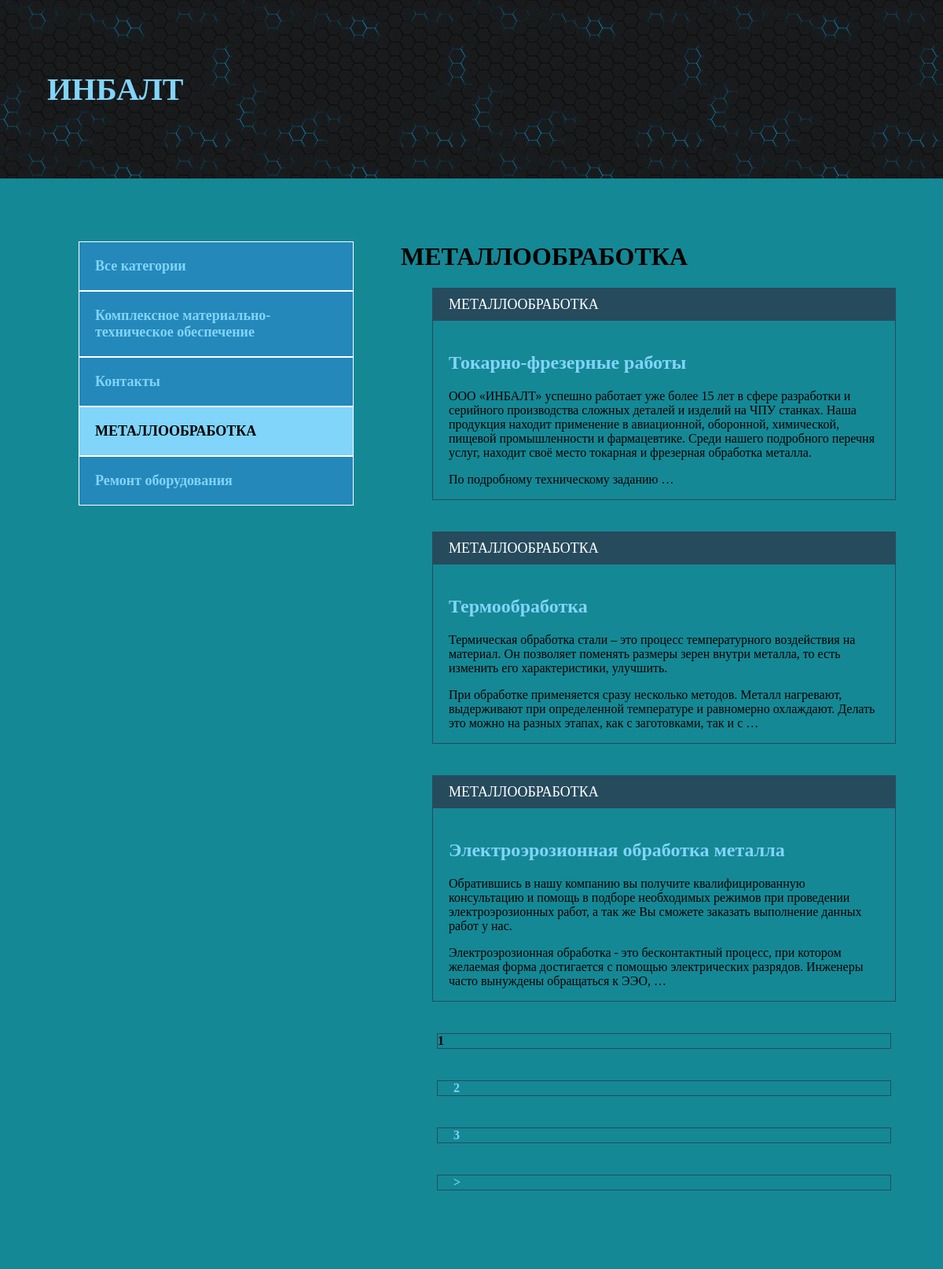
Screenshot of /category/METALWORKING/ with the database file from the repository.
### blog/models.py (models this page shows, shortened)
class Category(models.Model):
    name = models.CharField(max_length=255, verbose_name='Категория')
    slug = models.SlugField(max_length=255, unique=True, verbose_name='URL')
    def __str__(self):
        return self.name
    def get_absolute_url(self):
        return reverse('category', kwargs={'cat_slug': self.slug})
    class Meta:
        verbose_name = "Категорию"
        verbose_name_plural = "Категории"

class Blog(models.Model):
    title = models.CharField(max_length=255, verbose_name='Название')
    slug = models.SlugField(max_length=255, unique=True, verbose_name='URL')
    content = models.TextField(blank=True, verbose_name='Контент')
    photo = models.ImageField(upload_to="photos/%Y/%m/%d/", blank=True, verbose_name='Фото')
    time_created = models.DateTimeField(auto_now_add=True, verbose_name='Дата публикации')
    time_update = models.DateTimeField(auto_now=True, verbose_name='Дата обновления')
    is_published = models.BooleanField(default=True, verbose_name='Опубликовано')
    cat = models.ForeignKey('Category', on_delete=models.PROTECT, verbose_name='Категория')
    def get_absolute_url(self):
        return reverse('post', kwargs={'post_slug': self.slug})
    class Meta:
        verbose_name = "Новость"
        verbose_name_plural = "Новости"
        ordering = ['-time_created']

### blog/views.py (the view)
# urls.py: path('category/<slug:cat_slug>/', BlogCategory.as_view(), name='category'),
class BlogCategory(DataMixin, ListView):
    model = Blog
    template_name = "blog/index.html"
    context_object_name = 'posts'
    allow_empty = False
    def get_queryset(self):
        return Blog.objects.filter(cat__slug=self.kwargs['cat_slug'], is_published=True).select_related('cat')
    def get_context_data(self, *, object_list=None, **kwargs):
        context = super().get_context_data(**kwargs)
        c = Category.objects.get(slug=self.kwargs['cat_slug'])
        c_def = self.get_user_context(title='' + str(c.name), cat_selected=c.pk)
        return dict(list(context.items()) + list(c_def.items()))

### blog/utils.py (called while the page is built)
    def get_user_context(self, **kwargs):
        context = kwargs
        cats = Category.objects.annotate(Count('blog'))
        user_menu = menu.copy()
        if not self.request.user.is_authenticated:
            user_menu.pop(0)
        context['menu'] = user_menu
        context['cats'] = cats
        if 'cat_selected' not in context:
            context['cat_selected'] = 0
        return context

### blog/templates/blog/index.html (shortened to what this page needs)
{% extends 'blog/base.html' %}
{% block content %}
{% load static %}
<h1>{{ title }}</h1>
<ul>
    {% for p in posts %}
    <li>
        <p class="first">{{ p.cat }}</p>
        <div class="text">
            <h2><a href="{{ p.get_absolute_url }}">{{ p.title }}</a></h2>
            <p>{{ p.content|safe|truncatewords:50 }}</p>
        </div>
    </li>
    {% endfor %}
</ul>
{% endblock %}

### blog/templates/blog/base.html (shortened to what this page needs)
<!DOCTYPE html>
{% load blog_tags %}
{% load static %}
<html lang="en">
<head>
    <link rel="stylesheet" href="{% static 'css/style.css' %}">
</head>
<body>
    <div class="header">
        <div class="wrap">
          <ul class="mainmenu">
              <li class="ИНБАЛТ"><a href="{% url 'index' %}"><h1>ИНБАЛТ</h1></a></li>
          </ul>
        </div>
    </div>
    <div class="content">
        <div class="wrap">
          <div class="sidebar">
                <ul>
                    {% if cat_selected == 0 %}
                    <li class="selected">Все категории</li>
                    {% else %}
                    <li><a href="{% url 'index' %}">Все категории</a></li>
                    {% endif %}
                    {% for c in cats %}
                        {% if c.blog__count > 0 %}
                            {% if c.pk == cat_selected %}
                            <li class="selected">{{ c.name }}</li>
                            {% else %}
                            <li><a href="{{ c.get_absolute_url }}">{{ c.name }}</a></li>
                            {% endif %}
                        {% endif %}
                    {% endfor %}
                </ul>
          </div>
          <div class="main">
              {% block content %}
              {% endblock %}
              {% if page_obj.has_other_pages %}
              <div>
                  <ul class="List-pages">
                      {% for p in paginator.page_range %}
                            {% if page_obj.number == p %}
                            <li class="page-num page-num-selected">{{ p }}</li>
                            {% elif p >= page_obj.number|add:-2 and p <= page_obj.number|add:2 %}
                            <li class="page-num">
                                <a href="?page={{ p }}">{{ p }}</a>
                            </li>
                            {% endif %}
                      {% endfor %}
                      {% if page_obj.has_next %}
                      <li class="page-num">
                          <a href="?page={{ page_obj.next_page_number }}">&gt;</a>
                      </li>
                      {% endif %}
                  </ul>
              </div>
              {% endif %}
          </div>
        </div>
    </div>
</body>

### blog/static/css/style.css (style rules this page uses)
body { margin: 0; padding: 0; background: url(static/blog/Phon.jpg); background-attachment: fixed; font-family: Times New Roman, Geneva, Tahoma, sans-serif; }
.wrap { max-width: 1400px; margin: 0 auto; text-decoration: #134c69; }
.content .wrap { background: #158895; padding: 60px; box-sizing: border-box; display: flex; }
ul { list-style: none; }
a { color: #81d4fa; text-decoration: none; padding: 20px; }
.header { background: #6b616108; padding: 20px; }
.mainmenu { display: flex; align-items: center; font-size: 20px; font-weight: bold; justify-content: space-between; }
.sidebar ul { width: 350px; margin-right: 60px; margin-top: 20px; }
.sidebar a { padding: 20px; display: block; border: 1px solid #FFF; background: #2488ba; font-weight: bold; font-size: 18px; }
.selected { font-size: 18px; padding: 20px; border: 1px solid #FFF; font-weight: bold; background: #81d4fa; }
.main li { border: 1px solid #264b5d; margin-bottom: 40px; }
.first, .date { padding: 10px 20px; background: #264b5d; font-size: 18px; color: #FFF; margin: 0; }
.text { padding: 20px 20px 0; }
.text a { padding-left: 0; }
.page-num { margin: 6px; font-weight: bold; }

### blog/templates/blog/base.html (style rules this page uses)
body { background:url(static/blog/Phon.jpg) }

### rows the page displays
Category: name "Комплексное материально-техническое обеспечение"
Category: name "Контакты"
Category: name "МЕТАЛЛООБРАБОТКА"
Category: name "Ремонт оборудования"
Blog: cat "МЕТАЛЛООБРАБОТКА", title "Токарно-фрезерные работы", content "ООО «ИНБАЛТ» успешно работает уже более 15 лет в сфере разработки и серийного производства сложных деталей и изделий на ЧПУ станках. Наша продукция находит применение в авиационной, оборонной, химической, пищевой промышленности и фармацевтике. Среди нашего подробного перечня услуг, находит своё место токарная и фрезерная обработка металла. По подробному техническому заданию …"
Blog: cat "МЕТАЛЛООБРАБОТКА", title "Термообработка", content "Термическая обработка стали – это процесс температурного воздействия на материал. Он позволяет поменять размеры зерен внутри металла, то есть изменить его характеристики, улучшить. При обработке применяется сразу несколько методов. Металл нагревают, выдерживают при определенной температуре и равномерно охлаждают. Делать это можно на разных этапах, как с заготовками, так и с …"
Blog: cat "МЕТАЛЛООБРАБОТКА", title "Электроэрозионная обработка металла", content "Обратившись в нашу компанию вы получите квалифицированную консультацию и помощь в подборе необходимых режимов при проведении электроэрозионных работ, а так же Вы сможете заказать выполнение данных работ у нас. Электроэрозионная обработка - это бесконтактный процесс, при котором желаемая форма достигается с помощью электрических разрядов. Инженеры часто вынуждены обращаться к ЭЭО, …"

### other values shown
{{ p }} "1"
{{ p }} "2" "3"
